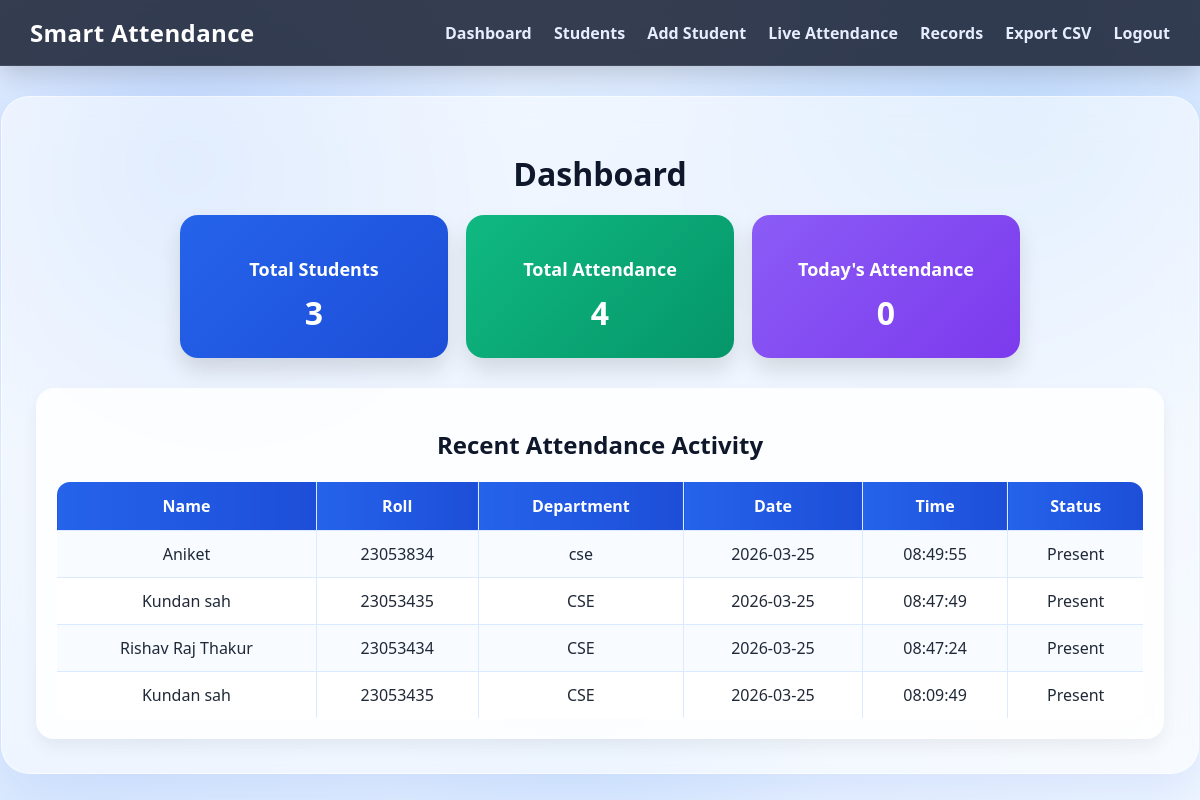
Screenshot of /dashboard (signed in) with the database file from the repository.
### tables this page shows
CREATE TABLE attendance (
            id INTEGER PRIMARY KEY AUTOINCREMENT,
            student_id INTEGER,
            name TEXT,
            roll TEXT,
            date TEXT,
            time TEXT,
            status TEXT, department TEXT NOT NULL DEFAULT '',
            FOREIGN KEY(student_id) REFERENCES students(id)
        );

### app.py (the view)
@app.route("/dashboard")
@login_required
def dashboard():
    conn = get_connection()
    total_students = conn.execute("SELECT COUNT(*) AS count FROM students").fetchone()["count"]
    total_attendance = conn.execute("SELECT COUNT(*) AS count FROM attendance").fetchone()["count"]
    today = datetime.now().strftime("%Y-%m-%d")
    today_attendance = conn.execute(
        "SELECT COUNT(*) AS count FROM attendance WHERE date = ?",
        (today,)
    ).fetchone()["count"]
    recent_records = conn.execute("""
        SELECT name, roll, department, date, time, status
        FROM attendance
        ORDER BY id DESC
        LIMIT 8
    """).fetchall()
    conn.close()
    return render_template(
        "dashboard.html",
        total_students=total_students,
        total_attendance=total_attendance,
        today_attendance=today_attendance,
        recent_records=recent_records
    )

### app.py (called while the page is built)
def login_required(func):
    @wraps(func)
    def wrapper(*args, **kwargs):
        if "admin_logged_in" not in session:
            flash("Please login first.", "danger")
            return redirect(url_for("login"))
        return func(*args, **kwargs)
    return wrapper

### database.py (called while the page is built)
def get_connection():
    conn = sqlite3.connect(DB_NAME, check_same_thread=False)
    conn.row_factory = sqlite3.Row
    return conn

### templates/dashboard.html
{% extends "layout.html" %}
{% block content %}
<h1>Dashboard</h1>
<div class="cards">
    <div class="card blue">
        <h3>Total Students</h3>
        <p>{{ total_students }}</p>
    </div>
    <div class="card green">
        <h3>Total Attendance</h3>
        <p>{{ total_attendance }}</p>
    </div>
    <div class="card purple">
        <h3>Today's Attendance</h3>
        <p>{{ today_attendance }}</p>
    </div>
</div>
<div class="section-box">
    <h2>Recent Attendance Activity</h2>
    <table>
        <tr>
            <th>Name</th>
            <th>Roll</th>
            <th>Department</th>
            <th>Date</th>
            <th>Time</th>
            <th>Status</th>
        </tr>
        {% for r in recent_records %}
        <tr>
            <td>{{ r.name }}</td>
            <td>{{ r.roll }}</td>
            <td>{{ r.department }}</td>
            <td>{{ r.date }}</td>
            <td>{{ r.time }}</td>
            <td>{{ r.status }}</td>
        </tr>
        {% endfor %}
    </table>
</div>
{% endblock %}

### templates/layout.html (shortened to what this page needs)
<!DOCTYPE html>
<html lang="en">
<head>
    <link rel="stylesheet" href="{{ url_for('static', filename='style.css') }}">
</head>
<body>
    {% if session.get('admin_logged_in') %}
    <div class="navbar">
        <div class="nav-left">
            <span class="brand">Smart Attendance</span>
        </div>
        <div class="nav-right">
            <a href="{{ url_for('dashboard') }}">Dashboard</a>
            <a href="{{ url_for('students') }}">Students</a>
            <a href="{{ url_for('add_student') }}">Add Student</a>
            <a href="{{ url_for('mark_attendance') }}">Live Attendance</a>
            <a href="{{ url_for('attendance') }}">Records</a>
            <a href="{{ url_for('export_attendance') }}">Export CSV</a>
            <a href="{{ url_for('logout') }}">Logout</a>
        </div>
    </div>
    {% endif %}
    <div class="container">
        {% block content %}{% endblock %}
    </div>
</body>
</html>

### static/style.css (style rules this page uses)
body { margin: 0; font-family: "Segoe UI", Arial, sans-serif; background: radial-gradient(circle at 15% 20%, rgba(59, 130, 246, 0.22), transparent 28%), radial-gradient(circle at 85% 15%, rgba(96, 165, 250, 0.20), transparent 30%), radial-gradient(circle at 50% 85%, rgba(147, 197, 253, 0.18), transparent 26%), linear-gradient(135deg, #edf4ff 0%, #dbeafe 45%, #eff6ff 100%); color: #1f2937; min-height: 100vh; }
.navbar { background: rgba(15, 23, 42, 0.82); backdrop-filter: blur(14px); -webkit-backdrop-filter: blur(14px); padding: 16px 30px; display: flex; justify-content: space-between; align-items: center; box-shadow: 0 8px 24px rgba(15, 23, 42, 0.18); border-bottom: 1px solid rgba(255, 255, 255, 0.08); }
.brand { color: white; font-size: 24px; font-weight: 700; letter-spacing: 0.4px; }
.nav-right a { color: #e5edff; text-decoration: none; margin-left: 18px; font-weight: 600; transition: 0.25s ease; }
.container { width: 94%; max-width: 1280px; margin: 30px auto; background: rgba(255, 255, 255, 0.52); backdrop-filter: blur(18px); -webkit-backdrop-filter: blur(18px); padding: 34px; border-radius: 28px; box-shadow: 0 20px 50px rgba(37, 99, 235, 0.10); border: 1px solid rgba(255, 255, 255, 0.55); }
h1, h2 { text-align: center; color: #0f172a; margin-bottom: 20px; }
table { width: 100%; border-collapse: collapse; margin-top: 14px; background: rgba(255, 255, 255, 0.94); border-radius: 14px; overflow: hidden; }
table, th, td { border: 1px solid #dbeafe; }
th { background: linear-gradient(90deg, #2563eb, #1d4ed8); color: white; padding: 13px; }
td { padding: 12px; text-align: center; }
tr:nth-child(even) { background: #f8fbff; }
.cards { display: flex; gap: 18px; justify-content: center; flex-wrap: wrap; margin-top: 20px; margin-bottom: 30px; }
.card { color: white; padding: 24px; border-radius: 18px; width: 220px; text-align: center; box-shadow: 0 12px 22px rgba(0, 0, 0, 0.12); }
.card h3 { margin-bottom: 10px; font-size: 18px; }
.card p { font-size: 32px; font-weight: bold; margin: 0; }
.blue { background: linear-gradient(135deg, #2563eb, #1d4ed8); }
.green { background: linear-gradient(135deg, #10b981, #059669); }
.purple { background: linear-gradient(135deg, #8b5cf6, #7c3aed); }
.section-box { background: rgba(255, 255, 255, 0.82); padding: 20px; border-radius: 18px; box-shadow: 0 8px 16px rgba(0, 0, 0, 0.06); margin-top: 22px; }

### rows the page displays
attendance: name "Aniket", roll "23053834", department "cse", date "2026-03-25", time "08:49:55", status "Present"
attendance: name "Kundan sah", roll "23053435", department "CSE", date "2026-03-25", time "08:47:49", status "Present"
attendance: name "Rishav Raj Thakur", roll "23053434", department "CSE", date "2026-03-25", time "08:47:24", status "Present"
attendance: name "Kundan sah", roll "23053435", department "CSE", date "2026-03-25", time "08:09:49", status "Present"

### other values shown
{{ total_students }} "3"
{{ total_attendance }} "4"
{{ today_attendance }} "0"
